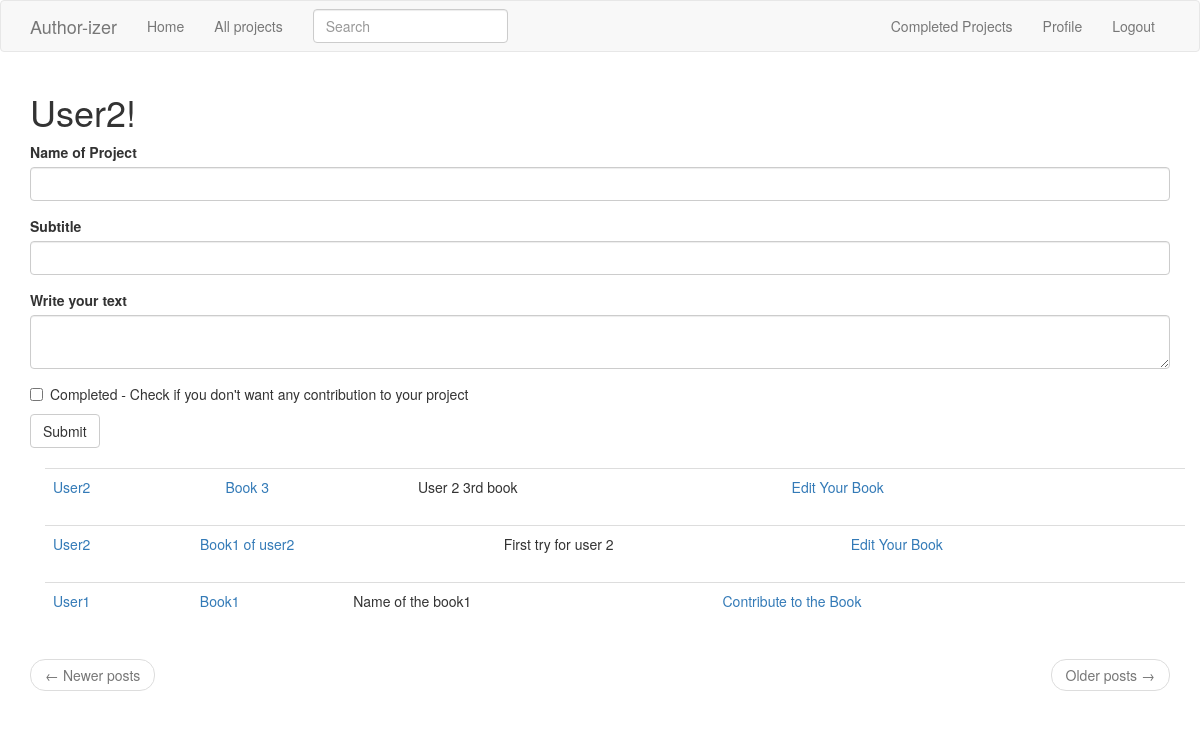
The page /index (signed in) on the database its author committed.
### app/models.py (models this page shows, shortened)
class User(UserMixin, db.Model):
    id = db.Column(db.Integer, primary_key=True )
    username = db.Column(db.String(64), index=True, unique=True)
    email = db.Column(db.String(120), index=True, unique=True)
    password_hash = db.Column(db.String(128))
    posts = db.relationship('Post', backref='author', lazy='dynamic')
    about_me = db.Column(db.String(140))
    last_seen = db.Column(db.DateTime, default=datetime.utcnow)
    followed = db.relationship(
        'User', secondary=followers,
        primaryjoin=(followers.c.follower_id == id),
        secondaryjoin=(followers.c.followed_id == id),
        backref=db.backref('followers', lazy='dynamic'), lazy='dynamic')
    def followed_posts(self):
        followed = Post.query.join(
            followers, (followers.c.followed_id == Post.user_id)).filter(
                followers.c.follower_id == self.id)
        own = Post.query.filter_by(user_id=self.id)
        return followed.union(own).order_by(Post.timestamp.desc())

class SearchableMixin(object):
    @classmethod
    def before_commit(cls, session):
        session._changes = {
            'add': list(session.new),
            'update': list(session.dirty),
            'delete': list(session.deleted)
        }
    @classmethod
    def after_commit(cls, session):
        for obj in session._changes['add']:
            if isinstance(obj, SearchableMixin):
                add_to_index(obj.__tablename__, obj)
        for obj in session._changes['update']:
            if isinstance(obj, SearchableMixin):
                add_to_index(obj.__tablename__, obj)
        for obj in session._changes['delete']:
            if isinstance(obj, SearchableMixin):
                remove_from_index(obj.__tablename__, obj)
        session._changes = None

class Post(SearchableMixin, db.Model):
    __searchable__ = ['body']
    id = db.Column(db.Integer, primary_key=True)
    body = db.Column(db.Text)
    title= db.Column(db.String(140))
    subtitle=db.Column(db.String(200))
    timestamp = db.Column(db.DateTime, index=True, default=datetime.utcnow)
    user_id = db.Column(db.Integer, db.ForeignKey('user.id', ondelete="CASCADE"))
    contributes = db.relationship('Contribute', backref='contrib', lazy='dynamic')
    completed= db.Column(db.Boolean, default=False)

### app/routes.py (the view, shortened to what this page needs)
@app.route('/', methods=['GET', 'POST'])
@app.route('/index', methods=['GET', 'POST'])
@login_required
def index():
    form = PostForm()
    page = request.args.get('page', 1, type=int)
    posts = current_user.followed_posts().paginate(
        page, app.config['POSTS_PER_PAGE'], False)
    next_url = url_for('index', page=posts.next_num) \
        if posts.has_next else None
    prev_url = url_for('index', page=posts.prev_num) \
        if posts.has_prev else None
    return render_template('index.html', title='Home', form=form,
                           posts=posts.items, next_url=next_url,
                           prev_url=prev_url)

### app/forms.py
class SearchForm(FlaskForm):
    q = StringField(('Search'), validators=[DataRequired()])
    def __init__(self, *args, **kwargs):
        if 'formdata' not in kwargs:
            kwargs['formdata'] = request.args
        if 'csrf_enabled' not in kwargs:
            kwargs['csrf_enabled'] = False
        super(SearchForm, self).__init__(*args, **kwargs)

class PostForm(FlaskForm):
    title= StringField('Name of Project', validators=[DataRequired(), Length(min=1, max=140)])
    subtitle= StringField('Subtitle', validators=[Length(min=0, max=200)])
    post = CKEditorField('Write your text', validators=[DataRequired()])
    completed=BooleanField("Completed - Check if you don't want any contribution to your project")
    submit = SubmitField('Submit')

### app/models.py (called while the page is built)
@login.user_loader
def load_user(id):
    return User.query.get(int(id))

### app/routes.py (called while the page is built)
@app.before_request
def before_request():
    if current_user.is_authenticated:
        current_user.last_seen = datetime.utcnow()
        db.session.commit()
        g.search_form = SearchForm()

### app/templates/index.html (shortened to what this page needs)
{% extends "base.html" %}
{% import 'bootstrap/wtf.html' as wtf %}
{% block app_content %}
    <h1>{{ current_user.username.capitalize() }}!</h1>
    {% if form %}
    {{ wtf.quick_form(form) }}
    <br>
    {% endif %}
    {% for post in posts %}
        {%if post.completed!=1 %}
        {% include '_post.html' %}
        {%endif%}
    {% endfor %}
    <nav aria-label="...">
        <ul class="pager">
            <li class="previous{% if not prev_url %} disabled{% endif %}">
                <a href="{{ prev_url or '#' }}">
                    <span aria-hidden="true">&larr;</span> Newer posts
                </a>
            </li>
            <li class="next{% if not next_url %} disabled{% endif %}">
                <a href="{{ next_url or '#' }}">
                    Older posts <span aria-hidden="true">&rarr;</span>
                </a>
            </li>
        </ul>
    </nav>
{% endblock %}

### app/templates/_post.html (shortened to what this page needs)
<div class="container">
<table class="table table-hover ">
    <tr>
        <td >
            <a href="{{ url_for('user', username=post.author.username) }}">
                {{ post.author.username.capitalize() }}
            </a>
        </td>
        <td>
            <a href="{{ url_for('read_post', id=post.id) }}">
            {{ post.title.capitalize() }}
            </a>
        </td>
        <td>
            {{ post.subtitle.capitalize() }}
        </td>
        <td>
            {%if post.author.username != current_user.username and not post.completed%}
                <a href="{{ url_for('contribute', id=post.id)}}"> Contribute to the Book </a>
            {%elif not post.completed %}
                <a href="{{url_for('edit_post' , id=post.id)}}"> Edit Your Book</a>
            {%endif %}
        </td>
        <td>
        </td>
    </tr>
</table>
</div>

### rows shown on the page
User: username "User2"
Post: author.username "User2", title "Book 3", subtitle "User 2 3rd book"
Post: author.username "User2", title "Book1 of user2", subtitle "First try for user 2"
Post: author.username "User1", title "Book1", subtitle "Name of the book1"
